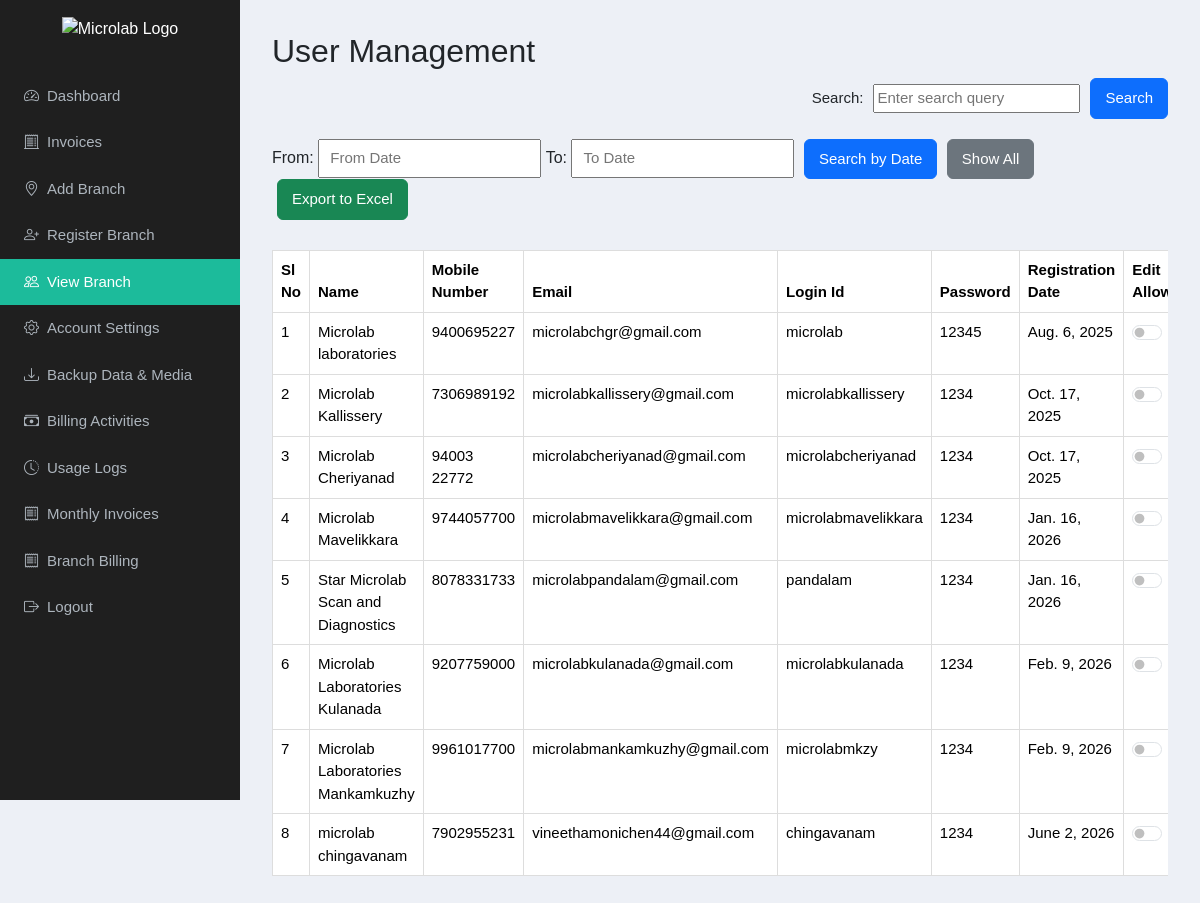
/employeess (signed in), run on the app's committed database.
### myapp/models.py (models this page shows, shortened)
class Registration(models.Model):
    First_name = models.CharField(max_length=200, null=True, blank=True)
    Last_name = models.CharField(max_length=200, null=True, blank=True)
    Email = models.EmailField(max_length=200, null=True, blank=True)
    Password = models.CharField(max_length=200, null=True, blank=True)
    Mobile_Number = models.CharField(max_length=200, null=True, blank=True)
    Registration_date = models.DateField(max_length=200, null=True, blank=True)
    Image = models.ImageField(upload_to='logo/', blank=True, null=True)
    gst_num = models.CharField(max_length=200, null=True, blank=True)
    address = models.TextField(max_length=1000, null=True, blank=True)
    User_Agreement = models.BooleanField(default=False)
    User_role = models.CharField(max_length=200, null=True, blank=True)
    created_at = models.DateField(auto_now_add=True, null=True, blank=True)
    user = models.OneToOneField(User, on_delete=models.CASCADE, null=True)
    edit_allowed = models.CharField(
        max_length=200,
        null=True,
        blank=True,
        default="False"
    )
    smtp_host = models.CharField(
        max_length=200,
        null=True,
        blank=True,
        default='smtp.gmail.com'
    )
    smtp_port = models.IntegerField(
        null=True,
        blank=True,
        default=587
    )
    smtp_email = models.EmailField(
        max_length=200,
        null=True,
        blank=True
    )
    smtp_password = models.CharField(
        max_length=500,
        null=True,
        blank=True
    )
    smtp_use_tls = models.BooleanField(default=True)
    payment_status=models.CharField(max_length=200, null=True, blank=True)
    payment_expiry= models.CharField(max_length=200, null=True, blank=True)

### myapp/views.py (the view)
# urls.py: path('employeess', views.employeess, name='employeess'),
def employeess(request):
    bok = Registration.objects.get(id=request.session['logg'])
    all_users = Registration.objects.filter(User_role='employee')
    return render(request, "employees.html", {'all_users': all_users,'bok':bok})

### templates/employees.html (shortened to what this page needs)
{% include 'admin_navbar.html' %}
<!DOCTYPE html>
<html lang="en">
<head>
    <link href="https://cdn.jsdelivr.net/npm/bootstrap-icons@1.11.1/font/bootstrap-icons.css" rel="stylesheet">
</head>
<body>
<div class="main-content">
    <section id="manage">
        <div >
            <h2>User Management</h2>
            <div class="search-container">
                <label for="search">Search:</label>
                <input type="text" id="search" placeholder="Enter search query">
                <button class="btn btn-primary" onclick="filterBySearch()">Search</button>
            </div>
            <div class="filters mb-2">
                <label for="fromDate">From:</label>
                <input type="text" id="fromDate" class="datepicker" placeholder="From Date">
                <label for="toDate">To:</label>
                <input type="text" id="toDate" class="datepicker" placeholder="To Date">
                <button class="btn btn-primary" onclick="filterTable()">Search by Date</button>
                <button class="btn btn-secondary" onclick="showAllRows()">Show All</button>
                <button class="btn btn-success" onclick="exportToExcel()">Export to Excel</button>
            </div>
            <div class="table-responsive">
                <table class="table" id="dataTable">
                    <thead>
                        <tr>
                            <th>Sl No</th>
                            <th>Name</th>
                            <th>Mobile Number</th>
                            <th>Email</th>
                            <th>Login Id</th>
                            <th>Password</th>
                            <th>Registration Date</th>
                            <th>Edit Allowed</th>
                        </tr>
                    </thead>
                    <tbody>
                        {% for user in all_users %}
                        <tr>
                            <td>{{ forloop.counter }}</td>
                            <td>{{ user.First_name }}</td>
                            <td>{{ user.Mobile_Number }}</td>
                            <td>{{ user.Email }}</td>
                            <td>{{ user.user }}</td>
                            <td>{{ user.Password }}</td>
                            <td>{{ user.Registration_date }}</td>
                            <td>
                                <div class="form-check form-switch">
                                    <input class="form-check-input edit-toggle"
                                           type="checkbox"
                                           data-id="{{ user.id }}"
                                           {% if user.edit_allowed == "True" %}checked{% endif %}>
                                </div>
                            </td>
                        </tr>
                        {% endfor %}
                    </tbody>
                </table>
            </div>
        </div>
    </section>
</div>
</body>
</html>

### templates/admin_navbar.html (style rules this page uses)
body { font-family: 'Open Sans', sans-serif; background-color: #f5f6fa; margin: 0; }
.main-content { margin-left: 240px; padding: 2rem; transition: margin-left 0.3s ease; }

### templates/employees.html (style rules this page uses)
body { background-color: #edf0f6; font-family: Arial, Helvetica, sans-serif; font-size: 16px; }
table { width: 100%; border-collapse: collapse; margin-top: 20px; font-size: 15px; }
th, td { border: 1px solid #ddd; padding: 8px 12px; text-align: left; }
.button, .btn { padding: 8px 14px; font-size: 15px; margin-left: 5px; }
.search-container { display: flex; align-items: center; justify-content: flex-end; margin-bottom: 20px; }
.search-container label, .search-container input, .search-container button { margin-left: 10px; font-size: 15px; }
input.datepicker { font-size: 15px; padding: 6px 10px; }
.table-responsive { margin-top: 10px; }

### data on the page
Registration: First_name "Microlab laboratories", Mobile_Number "9400695227", Email "microlabchgr@gmail.com", user "microlab", Password "12345", Registration_date "Aug. 6, 2025"
Registration: First_name "Microlab Kallissery", Mobile_Number "7306989192", Email "microlabkallissery@gmail.com", user "microlabkallissery", Password "1234", Registration_date "Oct. 17, 2025"
Registration: First_name "Microlab Cheriyanad", Mobile_Number "94003 22772", Email "microlabcheriyanad@gmail.com", user "microlabcheriyanad", Password "1234", Registration_date "Oct. 17, 2025"
Registration: First_name "Microlab Mavelikkara", Mobile_Number "9744057700", Email "microlabmavelikkara@gmail.com", user "microlabmavelikkara", Password "1234", Registration_date "Jan. 16, 2026"
Registration: First_name "Star Microlab Scan and Diagnostics", Mobile_Number "8078331733", Email "microlabpandalam@gmail.com", user "pandalam", Password "1234", Registration_date "Jan. 16, 2026"
Registration: First_name "Microlab Laboratories Kulanada", Mobile_Number "9207759000", Email "microlabkulanada@gmail.com", user "microlabkulanada", Password "1234", Registration_date "Feb. 9, 2026"
Registration: First_name "Microlab Laboratories Mankamkuzhy", Mobile_Number "9961017700", Email "microlabmankamkuzhy@gmail.com", user "microlabmkzy", Password "1234", Registration_date "Feb. 9, 2026"
Registration: First_name "microlab chingavanam", Mobile_Number "7902955231", Email "vineethamonichen44@gmail.com", user "chingavanam", Password "1234", Registration_date "June 2, 2026"
